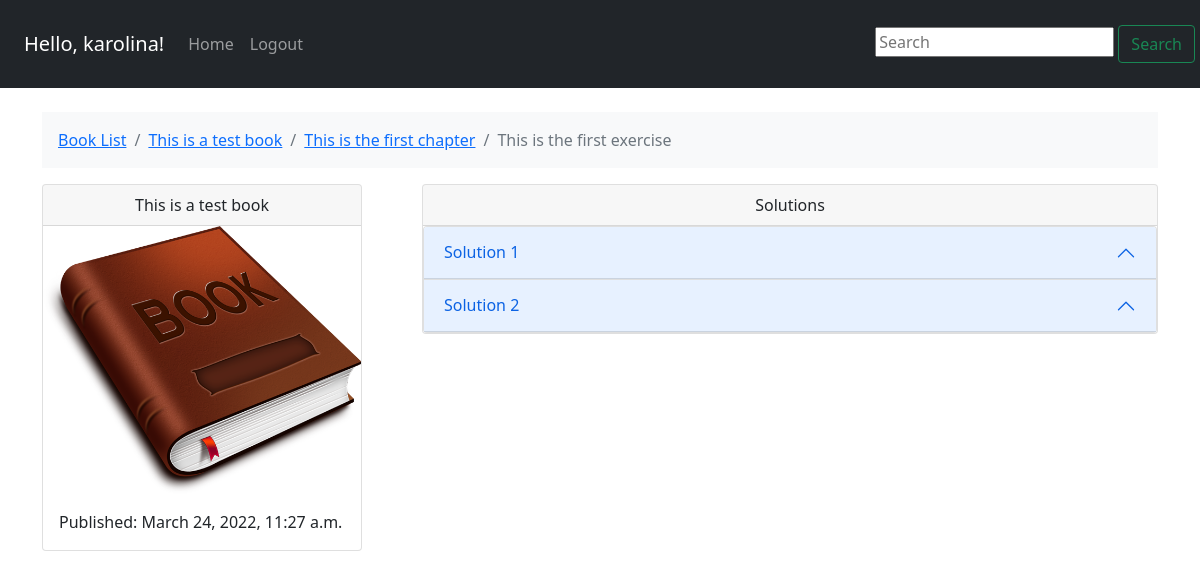
The page /test-book/1/1/ (signed in) on the database its author committed.
### books/models.py (models this page shows, shortened)
class Exercise(models.Model):
    chapter = models.ForeignKey(Chapter, on_delete=models.CASCADE)
    exercise_number = models.IntegerField()
    page_number = models.IntegerField()
    title = models.CharField(max_length=100)

class Chapter(models.Model):
    book = models.ForeignKey(Book, on_delete=models.CASCADE)
    chapter_number = models.IntegerField()
    title = models.CharField(max_length=100)
    def get_absolute_url(self):
        return reverse("books:chapter-detail", kwargs={
            "book_slug": self.book.slug,
            'chapter_number': self.chapter_number
        })

class Book(models.Model):
    authors = models.ManyToManyField(Author)
    title = models.CharField(max_length=100)
    publication_date = models.DateTimeField()
    isbn = models.CharField(max_length=16)
    slug = models.SlugField()
    cover = models.ImageField()
    price = models.FloatField()
    def get_absolute_url(self):
        return reverse("books:book-detail", kwargs={"slug": self.slug})

class Solution(models.Model):
    exercise = models.ForeignKey(Exercise, on_delete=models.CASCADE)
    solution_number = models.IntegerField()
    image = models.ImageField()

### books/views.py (the view)
# urls.py: path('<book_slug>/<int:chapter_number>/<int:exercise_number>/', exercise_detail, name='exercise-detail'),
def exercise_detail(request, book_slug, chapter_number, exercise_number):
    exercise_qs = Exercise.objects.filter(chapter__book__slug=book_slug).filter(chapter__chapter_number=chapter_number).filter(exercise_number=exercise_number)
    if exercise_qs.exists():
        context = {
            'exercise': exercise_qs[0]
        }
        return render(request, 'exercise_detail.html', context)
    return Http404

### books/models.py (called while the page is built)
    def book_list(self):
        return self.books.all()

### templates/exercise_detail.html (shortened to what this page needs)
{% extends 'base.html' %}
{% load static %}
{% block breadcrumb %}
    <li class="breadcrumb-item" aria-current="page"><a href="{% url 'books:book-list' %}">Book List</a></li>
    <li class="breadcrumb-item" aria-current="page"><a href="{{ exercise.chapter.book.get_absolute_url }}">{{ exercise.chapter.book.title }}</a></li>
    <li class="breadcrumb-item" aria-current="page"><a href="{{ exercise.chapter.get_absolute_url }}">{{ exercise.chapter.title }}</a></li>
    <li class="breadcrumb-item active" aria-current="page">{{ exercise.title }}</li>
{% endblock breadcrumb %}
{% block content %}
    <div class='row'>
        <main class='col-md-4 mx-auto'>
            <div class="card" style="width: 20rem;">
                <div class="card-header text-center">{{ exercise.chapter.book.title }}</div>
                <img src="{{ exercise.chapter.book.cover.url }}" class="card-img-top" alt="...">
                <div class="card-body">
                <p class="card-text">Published: {{ exercise.chapter.book.publication_date }}</p>
                </div>
            </div>
        </main>
        <aside class='col mx-auto text-center'>
            <div class="card " style="width:100%;">
                <div class="card-header">
                Solutions
                </div>
                {% if exercise.chapter.book in request.user.userlibrary.book_list %}
                    <div class="accordion" id="accordionExample">
                        {% for solution in exercise.solution_set.all %}
                            <div class="accordion-item">
                            <h2 class="accordion-header" id="heading-{{ solution.solution_number }}">
                                <button class="accordion-button" type="button" data-bs-toggle="collapse" data-bs-target="#collapse-{{ solution.solution_number }}" aria-expanded="true" aria-controls="collapse-{{ solution.solution_number }}">
                                    Solution {{ solution.solution_number }}
                                </button>
                            </h2>
                            </div>
                        {% endfor %}
                    </div>
                {% else %}
                    <h4 class="text-center px-4 py-2" style="letter-spacing: 1.5px;">You do  not have acces to this book. <a href="#">Please Purchase this book</a> to have access to the solutions</h4>
                    <img src="{% static 'images/lock.png' %}" alt="" class="mx-auto" style="width:30%;">
                {% endif %}
            </div>
        </aside>
    </div>
{% endblock content %}

### templates/base.html (shortened to what this page needs)
<!DOCTYPE html>
<html lang="en">
<head>
    <link href="https://cdn.jsdelivr.net/npm/bootstrap@5.1.3/dist/css/bootstrap.min.css" rel="stylesheet"
>
</head>
<body>
    <nav class="navbar navbar-expand-md navbar-dark bg-dark mb-4 p-4 justify-content-between">
        <a class="navbar-brand" href="#">{% if request.user.is_authenticated %}Hello, {{ request.user.username }}!{% endif %}</a>
        <div class="collapse navbar-collapse" id="navbarCollapse">
            <ul class="navbar-nav mr-auto">
                <li class="nav-item active">
                    <a class="nav-link" href="{% url 'books:book-list' %}">Home</a>
                </li>
                {% if request.user.is_authenticated %}
                <li class="nav-item active">
                    <a class="nav-link" href="{% url 'account_logout' %}">Logout</a>
                </li>
                {% else %}
                <li class="nav-item active">
                    <a class="nav-link" href="{% url 'account_login' %}">Login</a>
                </li>
                {% endif %}
            </ul>
            <form class="form-inline mt-2 mt-md-0" style="position: absolute; right: 5px;">
                <input class="form-group mr-sm-2" type="text" placeholder="Search" aria-label="Search">
                <button class="form-group btn btn-outline-success my-2 my-sm-0" type="submit">Search</button>
            </form>
        </div>
    </nav>
      <div class='container'>
        <nav aria-label="breadcrumb">
            <ol class="breadcrumb bg-light px-3 py-3">
                {% block breadcrumb %}
                {% endblock breadcrumb %}
            </ol>
        </nav>
        {% block content %}
        {% endblock content %}
    </div>
</body>
</html>

### rows shown on the page
Exercise: chapter.book "This is a test book", chapter "This is the first chapter", title "This is the first exercise", chapter.book.cover (picture), chapter.book.publication_date "March 24, 2022, 11:27 a.m."
Solution: solution_number "1"
Solution: solution_number "2"

### other values the page prints
{{ request.user.username }} "karolina"
